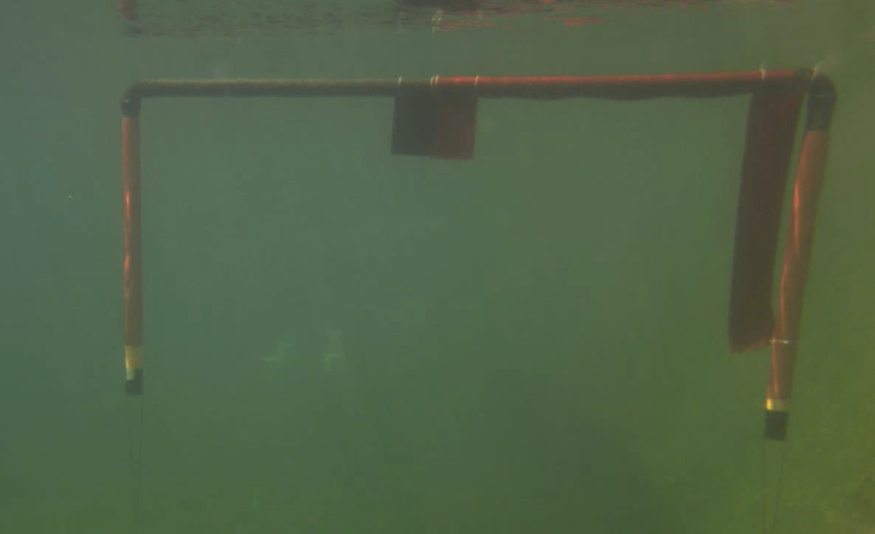
#> input picture image/gate.jpeg, 1750 x 1068 px, found by its file name (shown at 1/2 size)
$ jupyter execute scratch.ipynb
#> lines starting #> are read from the running program, lines starting #| are printed output that depends on the picture; after the words box and inside, x2 and y2 are one past the last pixel; in counts of white or black regions, pixels touching at a corner belong together
[cell 1]
import cv2
from matplotlib import pyplot as plt
import numpy as np

[cell 2]
img = cv2.imread('./image/gate.jpeg')
#> img is the input picture: shape (1068, 1750, 3); mean B, G, R 72.5, 100.1, 82
imgp = cv2.cvtColor(img, cv2.COLOR_BGR2RGB)
plt.imshow(imgp)

[cell 3]
img.shape
#> Out = (1068, 1750, 3)

[cell 4]
pre_in = cv2.cvtColor(img, cv2.COLOR_BGR2HSV)
#> pre_in: shape (1068, 1750, 3); mean H, S, V 50.6, 73, 100.8
pre_in.shape[0]
#> Out = 1068

[cell 5]
result = np.zeros([1068,1750,3],dtype='uint8')

[cell 6]
for row in range(pre_in.shape[0]):
    for col in range(pre_in.shape[1]):
        result[row,col,2], result[row,col,1] = pre_in[row,col,2], pre_in[row,col,1]
        result[row,col,0] = pre_in[row,col,0]-20
#> result: shape (1068, 1750, 3); mean H, S, V 36.4, 73, 100.8

[cell 7]
#result.shape
out = cv2.cvtColor(result, cv2.COLOR_HSV2BGR)
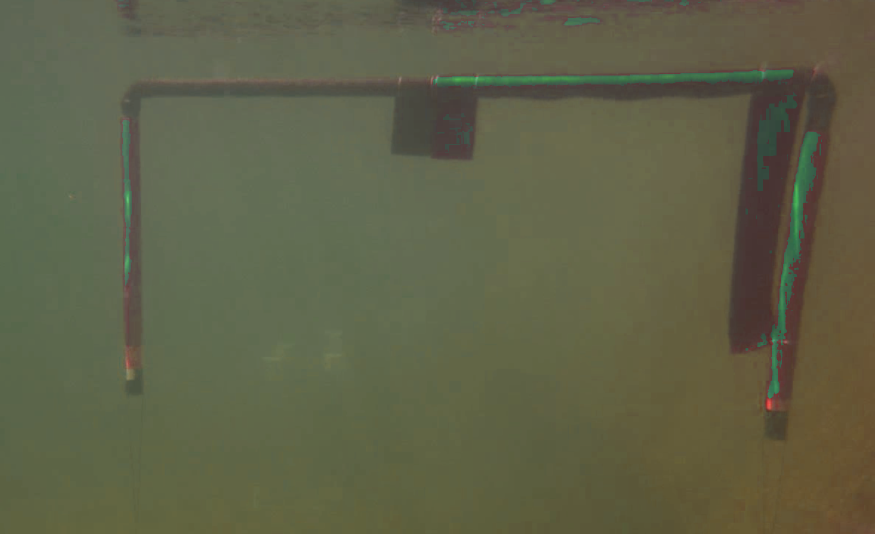
#> out: shape (1068, 1750, 3) (shown at 1/2 size); mean B, G, R 71.8, 97.2, 95.6
out = cv2.cvtColor(out, cv2.COLOR_BGR2GRAY)
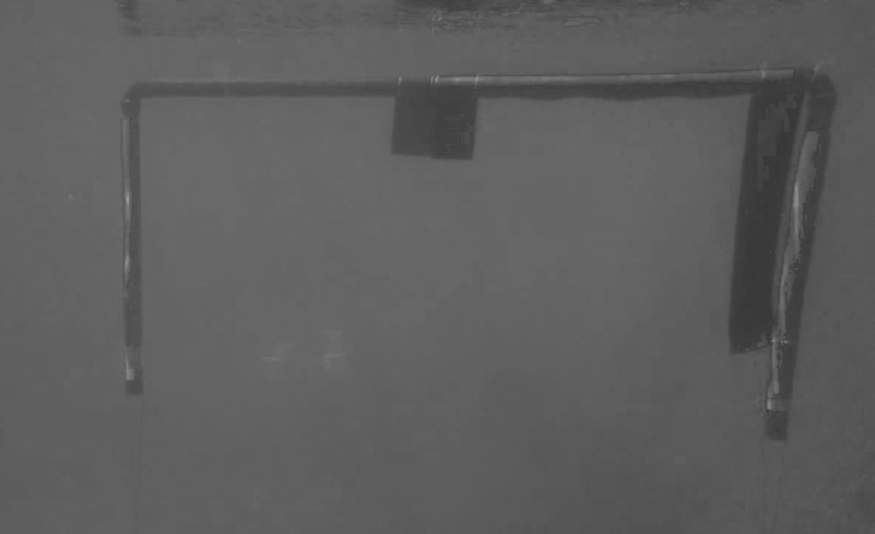
#> out: shape (1068, 1750) (shown at 1/2 size); min 54, max 163, mean 93.8
out.shape
plt.imshow(out, cmap='gray')

[cell 8]
_, th = cv2.threshold(out,85,255,cv2.THRESH_BINARY_INV)
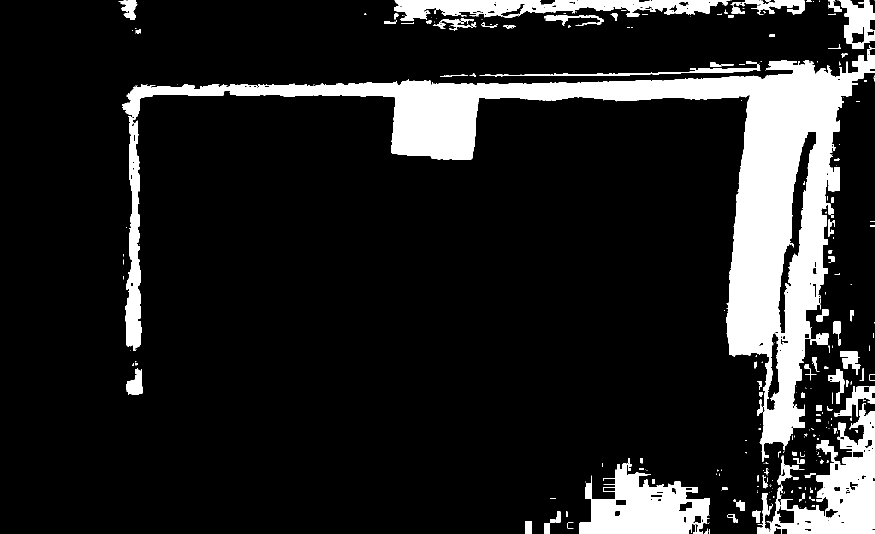
#> th: shape (1068, 1750) (shown at 1/2 size); 13.7% white; 311 white regions (198 under 20 px), largest, box (x1, y1, x2, y2) and area: (245, 98, 1750, 923) 171885, (1514, 806, 1750, 1068) 23569, (1159, 927, 1420, 1068) 21311
